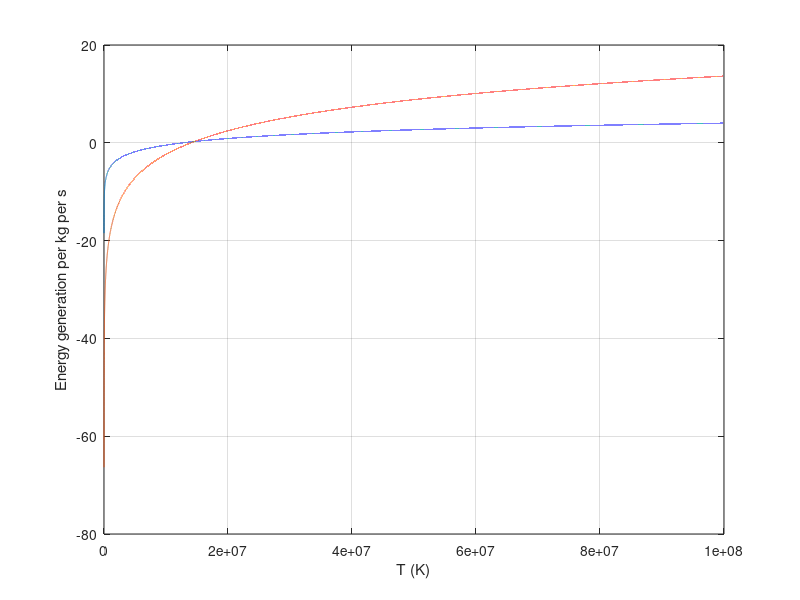
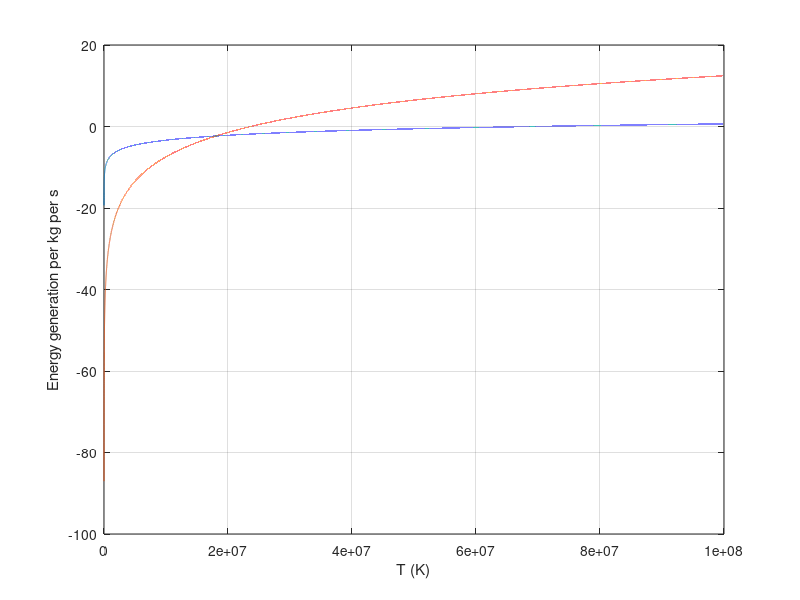
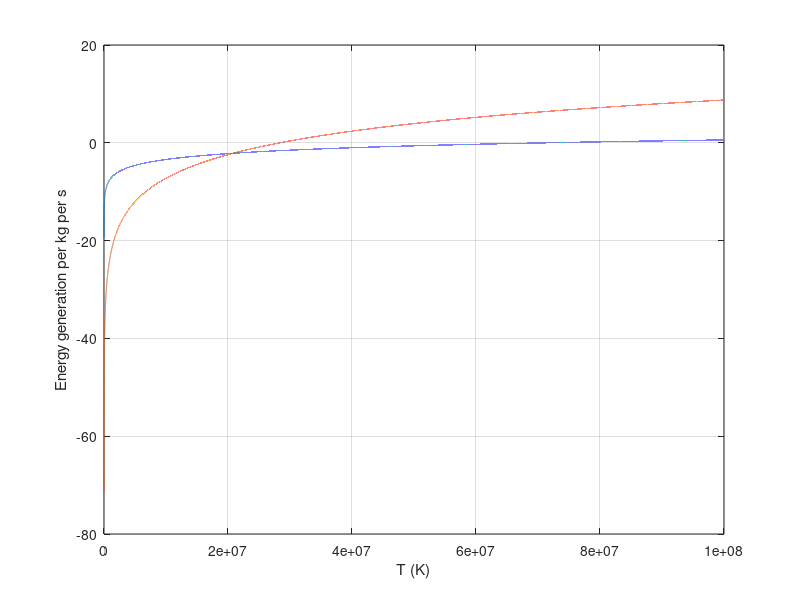
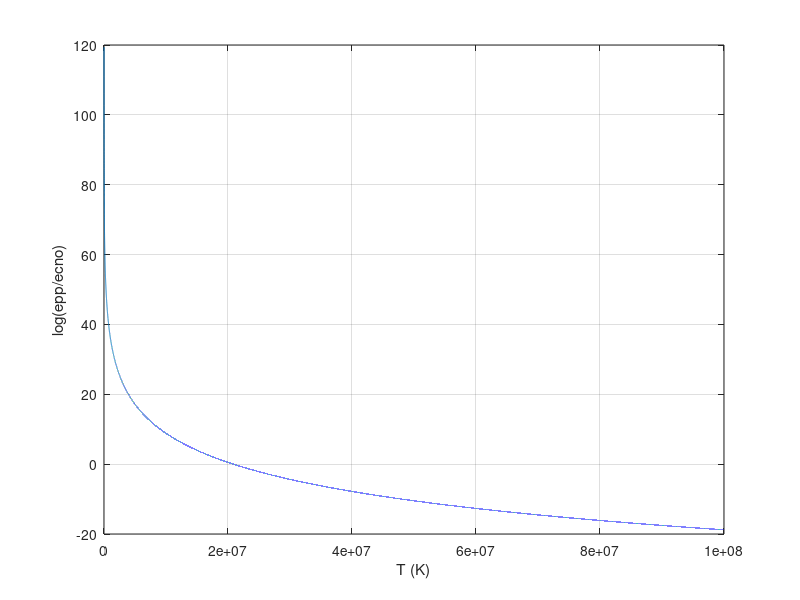

MATLAB code for these plots, in order:
%pp and CNO
figure(1)
X=0.73
Xcno=0.01
rho=54.18*1408
T=0e6:0.001e6:10e7;
e0pp=2.6e-37
e0cno=7.9e-118
epp=e0pp*rho*X*X*T.^4.5;
ecno=e0cno*rho*X*Xcno*T.^16;
plot(T,log10(epp))
hold on
plot(T,log10(ecno))
hold off
xlabel('T (K)')
ylabel('Energy generation per kg per s')
grid on

%pp and CNO (better)
figure(2)
X=0.73
Xcno=0.01
rho=54.18*1408
T=0:0.001:100;
e0pp=1.08e-12
e0cno=8.24e-31
epp=e0pp*rho*X*X*T.^4;
ecno=e0cno*rho*X*Xcno*T.^19.9;
plot(T*10^6,log10(epp))
hold on
plot(T*10^6,log10(ecno))
hold off
xlabel('T (K)')
ylabel('Energy generation per kg per s')
grid on

%lecture intenet
figure(3)
X=0.73
Xcno=0.01
rho=54.18*1408
T=0e6:0.001e6:100e6;
epp=0.0012*(X/0.5)^2*(rho/10^5)*(T/1.5e7).^4;
ecno=9.7e-6*(X/0.5)*(Xcno/0.0029)*(rho/10^5)*(T/1.5e7).^16;
plot(T,log10(epp))
hold on
plot(T,log10(ecno))
hold off
xlabel('T (K)')
ylabel('Energy generation per kg per s')
grid on

figure(4)
ratio=epp./ecno;
plot(T,log(ratio))
xlabel('T (K)')
ylabel('log(epp/ecno)')
grid on
